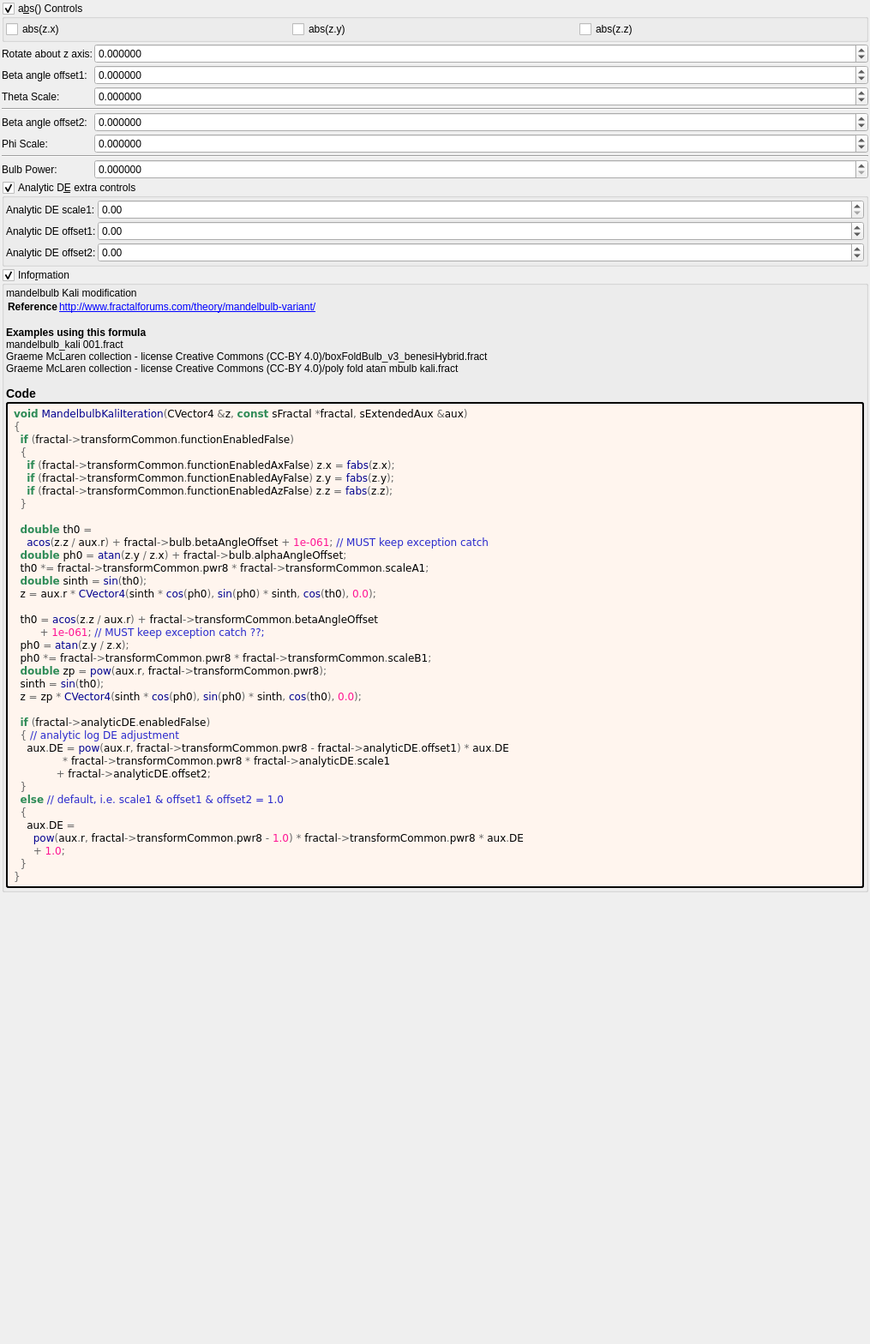
<?xml version="1.0" encoding="UTF-8"?>
<ui version="4.0">
 <class>mandelbulb_kali</class>
 <widget class="QWidget" name="Form">
  <property name="geometry">
   <rect>
    <x>0</x>
    <y>0</y>
    <width>1015</width>
    <height>1568</height>
   </rect>
  </property>
  <property name="windowTitle">
   <string notr="true">mandelbulb_kali</string>
  </property>
  <layout class="QVBoxLayout" name="verticalLayout">
   <property name="spacing">
    <number>2</number>
   </property>
   <property name="leftMargin">
    <number>2</number>
   </property>
   <property name="topMargin">
    <number>2</number>
   </property>
   <property name="rightMargin">
    <number>2</number>
   </property>
   <property name="bottomMargin">
    <number>2</number>
   </property>
   <item>
    <widget class="MyGroupBox" name="groupCheck_transf_function_enabled_false">
     <property name="toolTip">
      <string/>
     </property>
     <property name="title">
      <string>a&amp;bs() Controls</string>
     </property>
     <property name="checkable">
      <bool>true</bool>
     </property>
     <layout class="QVBoxLayout" name="verticalLayout_54">
      <property name="spacing">
       <number>2</number>
      </property>
      <property name="leftMargin">
       <number>2</number>
      </property>
      <property name="topMargin">
       <number>2</number>
      </property>
      <property name="rightMargin">
       <number>2</number>
      </property>
      <property name="bottomMargin">
       <number>2</number>
      </property>
      <item>
       <layout class="QGridLayout" name="gridLayout_2">
        <item row="0" column="1">
         <widget class="MyCheckBox" name="checkBox_transf_function_enabledAy_false">
          <property name="text">
           <string notr="true">abs(z.y)</string>
          </property>
         </widget>
        </item>
        <item row="0" column="0">
         <widget class="MyCheckBox" name="checkBox_transf_function_enabledAx_false">
          <property name="text">
           <string notr="true">abs(z.x)</string>
          </property>
         </widget>
        </item>
        <item row="0" column="2">
         <widget class="MyCheckBox" name="checkBox_transf_function_enabledAz_false">
          <property name="text">
           <string notr="true">abs(z.z)</string>
          </property>
         </widget>
        </item>
       </layout>
      </item>
     </layout>
    </widget>
   </item>
   <item>
    <layout class="QGridLayout" name="gridLayout_76" columnstretch="0,1">
     <property name="spacing">
      <number>2</number>
     </property>
     <item row="5" column="0">
      <widget class="QLabel" name="label_296">
       <property name="text">
        <string>Beta angle offset2:</string>
       </property>
      </widget>
     </item>
     <item row="8" column="0">
      <widget class="QLabel" name="label_294">
       <property name="text">
        <string>Bulb Power:</string>
       </property>
      </widget>
     </item>
     <item row="1" column="1">
      <widget class="MyDoubleSpinBox" name="spinbox_alpha_angle_offset">
       <property name="sizePolicy">
        <sizepolicy hsizetype="Minimum" vsizetype="Maximum">
         <horstretch>0</horstretch>
         <verstretch>0</verstretch>
        </sizepolicy>
       </property>
       <property name="prefix">
        <string/>
       </property>
       <property name="suffix">
        <string/>
       </property>
       <property name="decimals">
        <number>6</number>
       </property>
       <property name="minimum">
        <double>-36000.000000000000000</double>
       </property>
       <property name="maximum">
        <double>36000.000000000000000</double>
       </property>
       <property name="singleStep">
        <double>0.100000000000000</double>
       </property>
      </widget>
     </item>
     <item row="6" column="0">
      <widget class="QLabel" name="label_297">
       <property name="text">
        <string>Phi Scale:</string>
       </property>
      </widget>
     </item>
     <item row="2" column="0">
      <widget class="QLabel" name="label_293">
       <property name="text">
        <string>Beta angle offset1:</string>
       </property>
      </widget>
     </item>
     <item row="3" column="1">
      <widget class="MyDoubleSpinBox" name="spinbox_transf_scaleA_1">
       <property name="sizePolicy">
        <sizepolicy hsizetype="Minimum" vsizetype="Maximum">
         <horstretch>0</horstretch>
         <verstretch>0</verstretch>
        </sizepolicy>
       </property>
       <property name="prefix">
        <string/>
       </property>
       <property name="suffix">
        <string/>
       </property>
       <property name="decimals">
        <number>6</number>
       </property>
       <property name="minimum">
        <double>-5.000000000000000</double>
       </property>
       <property name="maximum">
        <double>5.000000000000000</double>
       </property>
       <property name="singleStep">
        <double>0.100000000000000</double>
       </property>
      </widget>
     </item>
     <item row="2" column="1">
      <widget class="MyDoubleSpinBox" name="spinbox_beta_angle_offset">
       <property name="sizePolicy">
        <sizepolicy hsizetype="Minimum" vsizetype="Maximum">
         <horstretch>0</horstretch>
         <verstretch>0</verstretch>
        </sizepolicy>
       </property>
       <property name="prefix">
        <string/>
       </property>
       <property name="suffix">
        <string/>
       </property>
       <property name="decimals">
        <number>6</number>
       </property>
       <property name="minimum">
        <double>-36000.000000000000000</double>
       </property>
       <property name="maximum">
        <double>36000.000000000000000</double>
       </property>
       <property name="singleStep">
        <double>0.100000000000000</double>
       </property>
      </widget>
     </item>
     <item row="3" column="0">
      <widget class="QLabel" name="label_295">
       <property name="text">
        <string>Theta Scale:</string>
       </property>
      </widget>
     </item>
     <item row="8" column="1">
      <widget class="MyDoubleSpinBox" name="spinbox_transf_pwr_8">
       <property name="sizePolicy">
        <sizepolicy hsizetype="Minimum" vsizetype="Maximum">
         <horstretch>0</horstretch>
         <verstretch>0</verstretch>
        </sizepolicy>
       </property>
       <property name="prefix">
        <string/>
       </property>
       <property name="suffix">
        <string/>
       </property>
       <property name="decimals">
        <number>6</number>
       </property>
       <property name="minimum">
        <double>0.000000000000000</double>
       </property>
       <property name="maximum">
        <double>99.998999999999995</double>
       </property>
       <property name="singleStep">
        <double>0.100000000000000</double>
       </property>
      </widget>
     </item>
     <item row="7" column="0" colspan="2">
      <widget class="Line" name="line_2">
       <property name="orientation">
        <enum>Qt::Horizontal</enum>
       </property>
      </widget>
     </item>
     <item row="6" column="1">
      <widget class="MyDoubleSpinBox" name="spinbox_transf_scaleB_1">
       <property name="sizePolicy">
        <sizepolicy hsizetype="Minimum" vsizetype="Maximum">
         <horstretch>0</horstretch>
         <verstretch>0</verstretch>
        </sizepolicy>
       </property>
       <property name="prefix">
        <string/>
       </property>
       <property name="suffix">
        <string/>
       </property>
       <property name="decimals">
        <number>6</number>
       </property>
       <property name="minimum">
        <double>-5.000000000000000</double>
       </property>
       <property name="maximum">
        <double>5.000000000000000</double>
       </property>
       <property name="singleStep">
        <double>0.100000000000000</double>
       </property>
      </widget>
     </item>
     <item row="4" column="0" colspan="2">
      <widget class="Line" name="line">
       <property name="orientation">
        <enum>Qt::Horizontal</enum>
       </property>
      </widget>
     </item>
     <item row="5" column="1">
      <widget class="MyDoubleSpinBox" name="spinbox_transf_beta_angle_offset">
       <property name="sizePolicy">
        <sizepolicy hsizetype="Minimum" vsizetype="Maximum">
         <horstretch>0</horstretch>
         <verstretch>0</verstretch>
        </sizepolicy>
       </property>
       <property name="prefix">
        <string/>
       </property>
       <property name="suffix">
        <string/>
       </property>
       <property name="decimals">
        <number>6</number>
       </property>
       <property name="minimum">
        <double>-36000.000000000000000</double>
       </property>
       <property name="maximum">
        <double>36000.000000000000000</double>
       </property>
       <property name="singleStep">
        <double>0.100000000000000</double>
       </property>
      </widget>
     </item>
     <item row="1" column="0">
      <widget class="QLabel" name="label_298">
       <property name="text">
        <string>Rotate about z axis:</string>
       </property>
      </widget>
     </item>
    </layout>
   </item>
   <item>
    <widget class="MyGroupBox" name="groupCheck_analyticDE_enabled_false">
     <property name="toolTip">
      <string/>
     </property>
     <property name="title">
      <string>Analytic D&amp;E extra controls</string>
     </property>
     <property name="checkable">
      <bool>true</bool>
     </property>
     <layout class="QVBoxLayout" name="verticalLayout_52">
      <property name="spacing">
       <number>2</number>
      </property>
      <property name="leftMargin">
       <number>2</number>
      </property>
      <property name="topMargin">
       <number>2</number>
      </property>
      <property name="rightMargin">
       <number>2</number>
      </property>
      <property name="bottomMargin">
       <number>2</number>
      </property>
      <item>
       <layout class="QGridLayout" name="gridLayout_26" columnstretch="0,0,1">
        <property name="spacing">
         <number>2</number>
        </property>
        <item row="1" column="2">
         <widget class="MyDoubleSpinBox" name="spinbox_analyticDE_offset_1">
          <property name="sizePolicy">
           <sizepolicy hsizetype="Minimum" vsizetype="Maximum">
            <horstretch>0</horstretch>
            <verstretch>0</verstretch>
           </sizepolicy>
          </property>
          <property name="prefix">
           <string/>
          </property>
          <property name="suffix">
           <string/>
          </property>
          <property name="decimals">
           <number>2</number>
          </property>
          <property name="minimum">
           <double>-36000.000000000000000</double>
          </property>
          <property name="maximum">
           <double>36000.000000000000000</double>
          </property>
          <property name="singleStep">
           <double>0.100000000000000</double>
          </property>
         </widget>
        </item>
        <item row="0" column="2">
         <widget class="MyDoubleSpinBox" name="spinbox_analyticDE_scale_1">
          <property name="sizePolicy">
           <sizepolicy hsizetype="Minimum" vsizetype="Maximum">
            <horstretch>0</horstretch>
            <verstretch>0</verstretch>
           </sizepolicy>
          </property>
          <property name="prefix">
           <string/>
          </property>
          <property name="suffix">
           <string/>
          </property>
          <property name="decimals">
           <number>2</number>
          </property>
          <property name="minimum">
           <double>0.000000000000000</double>
          </property>
          <property name="maximum">
           <double>99.000000000000000</double>
          </property>
          <property name="singleStep">
           <double>0.100000000000000</double>
          </property>
         </widget>
        </item>
        <item row="2" column="1">
         <widget class="QLabel" name="label_178">
          <property name="text">
           <string>Analytic DE offset2:</string>
          </property>
         </widget>
        </item>
        <item row="1" column="1">
         <widget class="QLabel" name="label_177">
          <property name="text">
           <string>Analytic DE offset1:</string>
          </property>
         </widget>
        </item>
        <item row="2" column="2">
         <widget class="MyDoubleSpinBox" name="spinbox_analyticDE_offset_2">
          <property name="sizePolicy">
           <sizepolicy hsizetype="Minimum" vsizetype="Maximum">
            <horstretch>0</horstretch>
            <verstretch>0</verstretch>
           </sizepolicy>
          </property>
          <property name="prefix">
           <string/>
          </property>
          <property name="suffix">
           <string/>
          </property>
          <property name="decimals">
           <number>2</number>
          </property>
          <property name="minimum">
           <double>-36000.000000000000000</double>
          </property>
          <property name="maximum">
           <double>36000.000000000000000</double>
          </property>
          <property name="singleStep">
           <double>0.100000000000000</double>
          </property>
         </widget>
        </item>
        <item row="0" column="1">
         <widget class="QLabel" name="label_176">
          <property name="text">
           <string>Analytic DE scale1:</string>
          </property>
         </widget>
        </item>
       </layout>
      </item>
     </layout>
    </widget>
   </item>
   <item>
    <widget class="MyGroupBox" name="groupCheck_info">
     <property name="title">
      <string>Info&amp;rmation</string>
     </property>
     <property name="flat">
      <bool>false</bool>
     </property>
     <property name="checkable">
      <bool>true</bool>
     </property>
     <layout class="QVBoxLayout" name="verticalLayout_2">
      <property name="spacing">
       <number>2</number>
      </property>
      <property name="leftMargin">
       <number>2</number>
      </property>
      <property name="topMargin">
       <number>2</number>
      </property>
      <property name="rightMargin">
       <number>2</number>
      </property>
      <property name="bottomMargin">
       <number>2</number>
      </property>
      <item>
       <widget class="QLabel" name="label_information_general">
        <property name="text">
         <string notr="true">&lt;p&gt;mandelbulb Kali modification&lt;/p&gt;&lt;table&gt;
&lt;tr&gt;&lt;th&gt;Reference&lt;/th&gt;&lt;td&gt;&lt;a href=&quot;http://www.fractalforums.com/theory/mandelbulb-variant/&quot;&gt;http://www.fractalforums.com/theory/mandelbulb-variant/&lt;br&gt;
&lt;/td&gt;&lt;/tr&gt;
&lt;/table&gt;
&lt;br&gt;&lt;b&gt;Examples using this formula&lt;/b&gt;&lt;br&gt;mandelbulb_kali 001.fract&lt;br&gt;Graeme McLaren  collection - license Creative Commons  (CC-BY 4.0)/boxFoldBulb_v3_benesiHybrid.fract&lt;br&gt;Graeme McLaren  collection - license Creative Commons  (CC-BY 4.0)/poly fold atan mbulb kali.fract&lt;h3&gt;Code&lt;/h3&gt;</string>
        </property>
        <property name="wordWrap">
         <bool>true</bool>
        </property>
        <property name="openExternalLinks">
         <bool>true</bool>
        </property>
        <property name="textInteractionFlags">
         <set>Qt::LinksAccessibleByMouse|Qt::TextSelectableByMouse</set>
        </property>
       </widget>
      </item>
      <item>
       <widget class="QLabel" name="label_code_content">
        <property name="styleSheet">
         <string notr="true">border-style: outset; border-width: 2px; border-radius: 3px; border-color: black; background-color: #fff5ee; padding: 4px;</string>
        </property>
        <property name="text">
         <string notr="true">&lt;body style=&quot;background-color:#fff5ee&quot;&gt;
&lt;pre style=&quot;color:#000000; background-color:#fff5ee;  font-family:'Courier New',monospace;&quot;&gt;&lt;span style=&quot;color:#2e8b57; font-weight:bold&quot;&gt;void&lt;/span&gt; &lt;span style=&quot;color:#00008f&quot;&gt;MandelbulbKaliIteration&lt;/span&gt;&lt;span style=&quot;color:#676767&quot;&gt;(&lt;/span&gt;CVector4 &lt;span style=&quot;color:#676767&quot;&gt;&amp;amp;&lt;/span&gt;z&lt;span style=&quot;color:#676767&quot;&gt;,&lt;/span&gt; &lt;span style=&quot;color:#2e8b57; font-weight:bold&quot;&gt;const&lt;/span&gt; sFractal &lt;span style=&quot;color:#676767&quot;&gt;*&lt;/span&gt;fractal&lt;span style=&quot;color:#676767&quot;&gt;,&lt;/span&gt; sExtendedAux &lt;span style=&quot;color:#676767&quot;&gt;&amp;amp;&lt;/span&gt;aux&lt;span style=&quot;color:#676767&quot;&gt;)&lt;/span&gt;
&lt;span style=&quot;color:#676767&quot;&gt;{&lt;/span&gt;
  &lt;span style=&quot;color:#2e8b57; font-weight:bold&quot;&gt;if&lt;/span&gt; &lt;span style=&quot;color:#676767&quot;&gt;(&lt;/span&gt;fractal&lt;span style=&quot;color:#676767&quot;&gt;-&amp;gt;&lt;/span&gt;transformCommon&lt;span style=&quot;color:#676767&quot;&gt;.&lt;/span&gt;functionEnabledFalse&lt;span style=&quot;color:#676767&quot;&gt;)&lt;/span&gt;
  &lt;span style=&quot;color:#676767&quot;&gt;{&lt;/span&gt;
    &lt;span style=&quot;color:#2e8b57; font-weight:bold&quot;&gt;if&lt;/span&gt; &lt;span style=&quot;color:#676767&quot;&gt;(&lt;/span&gt;fractal&lt;span style=&quot;color:#676767&quot;&gt;-&amp;gt;&lt;/span&gt;transformCommon&lt;span style=&quot;color:#676767&quot;&gt;.&lt;/span&gt;functionEnabledAxFalse&lt;span style=&quot;color:#676767&quot;&gt;)&lt;/span&gt; z&lt;span style=&quot;color:#676767&quot;&gt;.&lt;/span&gt;x &lt;span style=&quot;color:#676767&quot;&gt;=&lt;/span&gt; &lt;span style=&quot;color:#00008f&quot;&gt;fabs&lt;/span&gt;&lt;span style=&quot;color:#676767&quot;&gt;(&lt;/span&gt;z&lt;span style=&quot;color:#676767&quot;&gt;.&lt;/span&gt;x&lt;span style=&quot;color:#676767&quot;&gt;);&lt;/span&gt;
    &lt;span style=&quot;color:#2e8b57; font-weight:bold&quot;&gt;if&lt;/span&gt; &lt;span style=&quot;color:#676767&quot;&gt;(&lt;/span&gt;fractal&lt;span style=&quot;color:#676767&quot;&gt;-&amp;gt;&lt;/span&gt;transformCommon&lt;span style=&quot;color:#676767&quot;&gt;.&lt;/span&gt;functionEnabledAyFalse&lt;span style=&quot;color:#676767&quot;&gt;)&lt;/span&gt; z&lt;span style=&quot;color:#676767&quot;&gt;.&lt;/span&gt;y &lt;span style=&quot;color:#676767&quot;&gt;=&lt;/span&gt; &lt;span style=&quot;color:#00008f&quot;&gt;fabs&lt;/span&gt;&lt;span style=&quot;color:#676767&quot;&gt;(&lt;/span&gt;z&lt;span style=&quot;color:#676767&quot;&gt;.&lt;/span&gt;y&lt;span style=&quot;color:#676767&quot;&gt;);&lt;/span&gt;
    &lt;span style=&quot;color:#2e8b57; font-weight:bold&quot;&gt;if&lt;/span&gt; &lt;span style=&quot;color:#676767&quot;&gt;(&lt;/span&gt;fractal&lt;span style=&quot;color:#676767&quot;&gt;-&amp;gt;&lt;/span&gt;transformCommon&lt;span style=&quot;color:#676767&quot;&gt;.&lt;/span&gt;functionEnabledAzFalse&lt;span style=&quot;color:#676767&quot;&gt;)&lt;/span&gt; z&lt;span style=&quot;color:#676767&quot;&gt;.&lt;/span&gt;z &lt;span style=&quot;color:#676767&quot;&gt;=&lt;/span&gt; &lt;span style=&quot;color:#00008f&quot;&gt;fabs&lt;/span&gt;&lt;span style=&quot;color:#676767&quot;&gt;(&lt;/span&gt;z&lt;span style=&quot;color:#676767&quot;&gt;.&lt;/span&gt;z&lt;span style=&quot;color:#676767&quot;&gt;);&lt;/span&gt;
  &lt;span style=&quot;color:#676767&quot;&gt;}&lt;/span&gt;

  &lt;span style=&quot;color:#2e8b57; font-weight:bold&quot;&gt;double&lt;/span&gt; th0 &lt;span style=&quot;color:#676767&quot;&gt;=&lt;/span&gt;
    &lt;span style=&quot;color:#00008f&quot;&gt;acos&lt;/span&gt;&lt;span style=&quot;color:#676767&quot;&gt;(&lt;/span&gt;z&lt;span style=&quot;color:#676767&quot;&gt;.&lt;/span&gt;z &lt;span style=&quot;color:#676767&quot;&gt;/&lt;/span&gt; aux&lt;span style=&quot;color:#676767&quot;&gt;.&lt;/span&gt;r&lt;span style=&quot;color:#676767&quot;&gt;) +&lt;/span&gt; fractal&lt;span style=&quot;color:#676767&quot;&gt;-&amp;gt;&lt;/span&gt;bulb&lt;span style=&quot;color:#676767&quot;&gt;.&lt;/span&gt;betaAngleOffset &lt;span style=&quot;color:#676767&quot;&gt;+&lt;/span&gt; &lt;span style=&quot;color:#ff1493&quot;&gt;1e-061&lt;/span&gt;&lt;span style=&quot;color:#676767&quot;&gt;;&lt;/span&gt; &lt;span style=&quot;color:#2929cc&quot;&gt;// MUST keep exception catch&lt;/span&gt;
  &lt;span style=&quot;color:#2e8b57; font-weight:bold&quot;&gt;double&lt;/span&gt; ph0 &lt;span style=&quot;color:#676767&quot;&gt;=&lt;/span&gt; &lt;span style=&quot;color:#00008f&quot;&gt;atan&lt;/span&gt;&lt;span style=&quot;color:#676767&quot;&gt;(&lt;/span&gt;z&lt;span style=&quot;color:#676767&quot;&gt;.&lt;/span&gt;y &lt;span style=&quot;color:#676767&quot;&gt;/&lt;/span&gt; z&lt;span style=&quot;color:#676767&quot;&gt;.&lt;/span&gt;x&lt;span style=&quot;color:#676767&quot;&gt;) +&lt;/span&gt; fractal&lt;span style=&quot;color:#676767&quot;&gt;-&amp;gt;&lt;/span&gt;bulb&lt;span style=&quot;color:#676767&quot;&gt;.&lt;/span&gt;alphaAngleOffset&lt;span style=&quot;color:#676767&quot;&gt;;&lt;/span&gt;
  th0 &lt;span style=&quot;color:#676767&quot;&gt;*=&lt;/span&gt; fractal&lt;span style=&quot;color:#676767&quot;&gt;-&amp;gt;&lt;/span&gt;transformCommon&lt;span style=&quot;color:#676767&quot;&gt;.&lt;/span&gt;pwr8 &lt;span style=&quot;color:#676767&quot;&gt;*&lt;/span&gt; fractal&lt;span style=&quot;color:#676767&quot;&gt;-&amp;gt;&lt;/span&gt;transformCommon&lt;span style=&quot;color:#676767&quot;&gt;.&lt;/span&gt;scaleA1&lt;span style=&quot;color:#676767&quot;&gt;;&lt;/span&gt;
  &lt;span style=&quot;color:#2e8b57; font-weight:bold&quot;&gt;double&lt;/span&gt; sinth &lt;span style=&quot;color:#676767&quot;&gt;=&lt;/span&gt; &lt;span style=&quot;color:#00008f&quot;&gt;sin&lt;/span&gt;&lt;span style=&quot;color:#676767&quot;&gt;(&lt;/span&gt;th0&lt;span style=&quot;color:#676767&quot;&gt;);&lt;/span&gt;
  z &lt;span style=&quot;color:#676767&quot;&gt;=&lt;/span&gt; aux&lt;span style=&quot;color:#676767&quot;&gt;.&lt;/span&gt;r &lt;span style=&quot;color:#676767&quot;&gt;*&lt;/span&gt; &lt;span style=&quot;color:#00008f&quot;&gt;CVector4&lt;/span&gt;&lt;span style=&quot;color:#676767&quot;&gt;(&lt;/span&gt;sinth &lt;span style=&quot;color:#676767&quot;&gt;*&lt;/span&gt; &lt;span style=&quot;color:#00008f&quot;&gt;cos&lt;/span&gt;&lt;span style=&quot;color:#676767&quot;&gt;(&lt;/span&gt;ph0&lt;span style=&quot;color:#676767&quot;&gt;),&lt;/span&gt; &lt;span style=&quot;color:#00008f&quot;&gt;sin&lt;/span&gt;&lt;span style=&quot;color:#676767&quot;&gt;(&lt;/span&gt;ph0&lt;span style=&quot;color:#676767&quot;&gt;) *&lt;/span&gt; sinth&lt;span style=&quot;color:#676767&quot;&gt;,&lt;/span&gt; &lt;span style=&quot;color:#00008f&quot;&gt;cos&lt;/span&gt;&lt;span style=&quot;color:#676767&quot;&gt;(&lt;/span&gt;th0&lt;span style=&quot;color:#676767&quot;&gt;),&lt;/span&gt; &lt;span style=&quot;color:#ff1493&quot;&gt;0.0&lt;/span&gt;&lt;span style=&quot;color:#676767&quot;&gt;);&lt;/span&gt;

  th0 &lt;span style=&quot;color:#676767&quot;&gt;=&lt;/span&gt; &lt;span style=&quot;color:#00008f&quot;&gt;acos&lt;/span&gt;&lt;span style=&quot;color:#676767&quot;&gt;(&lt;/span&gt;z&lt;span style=&quot;color:#676767&quot;&gt;.&lt;/span&gt;z &lt;span style=&quot;color:#676767&quot;&gt;/&lt;/span&gt; aux&lt;span style=&quot;color:#676767&quot;&gt;.&lt;/span&gt;r&lt;span style=&quot;color:#676767&quot;&gt;) +&lt;/span&gt; fractal&lt;span style=&quot;color:#676767&quot;&gt;-&amp;gt;&lt;/span&gt;transformCommon&lt;span style=&quot;color:#676767&quot;&gt;.&lt;/span&gt;betaAngleOffset
        &lt;span style=&quot;color:#676767&quot;&gt;+&lt;/span&gt; &lt;span style=&quot;color:#ff1493&quot;&gt;1e-061&lt;/span&gt;&lt;span style=&quot;color:#676767&quot;&gt;;&lt;/span&gt; &lt;span style=&quot;color:#2929cc&quot;&gt;// MUST keep exception catch ??;&lt;/span&gt;
  ph0 &lt;span style=&quot;color:#676767&quot;&gt;=&lt;/span&gt; &lt;span style=&quot;color:#00008f&quot;&gt;atan&lt;/span&gt;&lt;span style=&quot;color:#676767&quot;&gt;(&lt;/span&gt;z&lt;span style=&quot;color:#676767&quot;&gt;.&lt;/span&gt;y &lt;span style=&quot;color:#676767&quot;&gt;/&lt;/span&gt; z&lt;span style=&quot;color:#676767&quot;&gt;.&lt;/span&gt;x&lt;span style=&quot;color:#676767&quot;&gt;);&lt;/span&gt;
  ph0 &lt;span style=&quot;color:#676767&quot;&gt;*=&lt;/span&gt; fractal&lt;span style=&quot;color:#676767&quot;&gt;-&amp;gt;&lt;/span&gt;transformCommon&lt;span style=&quot;color:#676767&quot;&gt;.&lt;/span&gt;pwr8 &lt;span style=&quot;color:#676767&quot;&gt;*&lt;/span&gt; fractal&lt;span style=&quot;color:#676767&quot;&gt;-&amp;gt;&lt;/span&gt;transformCommon&lt;span style=&quot;color:#676767&quot;&gt;.&lt;/span&gt;scaleB1&lt;span style=&quot;color:#676767&quot;&gt;;&lt;/span&gt;
  &lt;span style=&quot;color:#2e8b57; font-weight:bold&quot;&gt;double&lt;/span&gt; zp &lt;span style=&quot;color:#676767&quot;&gt;=&lt;/span&gt; &lt;span style=&quot;color:#00008f&quot;&gt;pow&lt;/span&gt;&lt;span style=&quot;color:#676767&quot;&gt;(&lt;/span&gt;aux&lt;span style=&quot;color:#676767&quot;&gt;.&lt;/span&gt;r&lt;span style=&quot;color:#676767&quot;&gt;,&lt;/span&gt; fractal&lt;span style=&quot;color:#676767&quot;&gt;-&amp;gt;&lt;/span&gt;transformCommon&lt;span style=&quot;color:#676767&quot;&gt;.&lt;/span&gt;pwr8&lt;span style=&quot;color:#676767&quot;&gt;);&lt;/span&gt;
  sinth &lt;span style=&quot;color:#676767&quot;&gt;=&lt;/span&gt; &lt;span style=&quot;color:#00008f&quot;&gt;sin&lt;/span&gt;&lt;span style=&quot;color:#676767&quot;&gt;(&lt;/span&gt;th0&lt;span style=&quot;color:#676767&quot;&gt;);&lt;/span&gt;
  z &lt;span style=&quot;color:#676767&quot;&gt;=&lt;/span&gt; zp &lt;span style=&quot;color:#676767&quot;&gt;*&lt;/span&gt; &lt;span style=&quot;color:#00008f&quot;&gt;CVector4&lt;/span&gt;&lt;span style=&quot;color:#676767&quot;&gt;(&lt;/span&gt;sinth &lt;span style=&quot;color:#676767&quot;&gt;*&lt;/span&gt; &lt;span style=&quot;color:#00008f&quot;&gt;cos&lt;/span&gt;&lt;span style=&quot;color:#676767&quot;&gt;(&lt;/span&gt;ph0&lt;span style=&quot;color:#676767&quot;&gt;),&lt;/span&gt; &lt;span style=&quot;color:#00008f&quot;&gt;sin&lt;/span&gt;&lt;span style=&quot;color:#676767&quot;&gt;(&lt;/span&gt;ph0&lt;span style=&quot;color:#676767&quot;&gt;) *&lt;/span&gt; sinth&lt;span style=&quot;color:#676767&quot;&gt;,&lt;/span&gt; &lt;span style=&quot;color:#00008f&quot;&gt;cos&lt;/span&gt;&lt;span style=&quot;color:#676767&quot;&gt;(&lt;/span&gt;th0&lt;span style=&quot;color:#676767&quot;&gt;),&lt;/span&gt; &lt;span style=&quot;color:#ff1493&quot;&gt;0.0&lt;/span&gt;&lt;span style=&quot;color:#676767&quot;&gt;);&lt;/span&gt;

  &lt;span style=&quot;color:#2e8b57; font-weight:bold&quot;&gt;if&lt;/span&gt; &lt;span style=&quot;color:#676767&quot;&gt;(&lt;/span&gt;fractal&lt;span style=&quot;color:#676767&quot;&gt;-&amp;gt;&lt;/span&gt;analyticDE&lt;span style=&quot;color:#676767&quot;&gt;.&lt;/span&gt;enabledFalse&lt;span style=&quot;color:#676767&quot;&gt;)&lt;/span&gt;
  &lt;span style=&quot;color:#676767&quot;&gt;{&lt;/span&gt; &lt;span style=&quot;color:#2929cc&quot;&gt;// analytic log DE adjustment&lt;/span&gt;
    aux&lt;span style=&quot;color:#676767&quot;&gt;.&lt;/span&gt;DE &lt;span style=&quot;color:#676767&quot;&gt;=&lt;/span&gt; &lt;span style=&quot;color:#00008f&quot;&gt;pow&lt;/span&gt;&lt;span style=&quot;color:#676767&quot;&gt;(&lt;/span&gt;aux&lt;span style=&quot;color:#676767&quot;&gt;.&lt;/span&gt;r&lt;span style=&quot;color:#676767&quot;&gt;,&lt;/span&gt; fractal&lt;span style=&quot;color:#676767&quot;&gt;-&amp;gt;&lt;/span&gt;transformCommon&lt;span style=&quot;color:#676767&quot;&gt;.&lt;/span&gt;pwr8 &lt;span style=&quot;color:#676767&quot;&gt;-&lt;/span&gt; fractal&lt;span style=&quot;color:#676767&quot;&gt;-&amp;gt;&lt;/span&gt;analyticDE&lt;span style=&quot;color:#676767&quot;&gt;.&lt;/span&gt;offset1&lt;span style=&quot;color:#676767&quot;&gt;) *&lt;/span&gt; aux&lt;span style=&quot;color:#676767&quot;&gt;.&lt;/span&gt;DE
               &lt;span style=&quot;color:#676767&quot;&gt;*&lt;/span&gt; fractal&lt;span style=&quot;color:#676767&quot;&gt;-&amp;gt;&lt;/span&gt;transformCommon&lt;span style=&quot;color:#676767&quot;&gt;.&lt;/span&gt;pwr8 &lt;span style=&quot;color:#676767&quot;&gt;*&lt;/span&gt; fractal&lt;span style=&quot;color:#676767&quot;&gt;-&amp;gt;&lt;/span&gt;analyticDE&lt;span style=&quot;color:#676767&quot;&gt;.&lt;/span&gt;scale1
             &lt;span style=&quot;color:#676767&quot;&gt;+&lt;/span&gt; fractal&lt;span style=&quot;color:#676767&quot;&gt;-&amp;gt;&lt;/span&gt;analyticDE&lt;span style=&quot;color:#676767&quot;&gt;.&lt;/span&gt;offset2&lt;span style=&quot;color:#676767&quot;&gt;;&lt;/span&gt;
  &lt;span style=&quot;color:#676767&quot;&gt;}&lt;/span&gt;
  &lt;span style=&quot;color:#2e8b57; font-weight:bold&quot;&gt;else&lt;/span&gt; &lt;span style=&quot;color:#2929cc&quot;&gt;// default, i.e. scale1 &amp;amp; offset1 &amp;amp; offset2 = 1.0&lt;/span&gt;
  &lt;span style=&quot;color:#676767&quot;&gt;{&lt;/span&gt;
    aux&lt;span style=&quot;color:#676767&quot;&gt;.&lt;/span&gt;DE &lt;span style=&quot;color:#676767&quot;&gt;=&lt;/span&gt;
      &lt;span style=&quot;color:#00008f&quot;&gt;pow&lt;/span&gt;&lt;span style=&quot;color:#676767&quot;&gt;(&lt;/span&gt;aux&lt;span style=&quot;color:#676767&quot;&gt;.&lt;/span&gt;r&lt;span style=&quot;color:#676767&quot;&gt;,&lt;/span&gt; fractal&lt;span style=&quot;color:#676767&quot;&gt;-&amp;gt;&lt;/span&gt;transformCommon&lt;span style=&quot;color:#676767&quot;&gt;.&lt;/span&gt;pwr8 &lt;span style=&quot;color:#676767&quot;&gt;-&lt;/span&gt; &lt;span style=&quot;color:#ff1493&quot;&gt;1.0&lt;/span&gt;&lt;span style=&quot;color:#676767&quot;&gt;) *&lt;/span&gt; fractal&lt;span style=&quot;color:#676767&quot;&gt;-&amp;gt;&lt;/span&gt;transformCommon&lt;span style=&quot;color:#676767&quot;&gt;.&lt;/span&gt;pwr8 &lt;span style=&quot;color:#676767&quot;&gt;*&lt;/span&gt; aux&lt;span style=&quot;color:#676767&quot;&gt;.&lt;/span&gt;DE
      &lt;span style=&quot;color:#676767&quot;&gt;+&lt;/span&gt; &lt;span style=&quot;color:#ff1493&quot;&gt;1.0&lt;/span&gt;&lt;span style=&quot;color:#676767&quot;&gt;;&lt;/span&gt;
  &lt;span style=&quot;color:#676767&quot;&gt;}&lt;/span&gt;
&lt;span style=&quot;color:#676767&quot;&gt;}&lt;/span&gt;
&lt;/pre&gt;
&lt;/body&gt;</string>
        </property>
        <property name="wordWrap">
         <bool>true</bool>
        </property>
        <property name="openExternalLinks">
         <bool>true</bool>
        </property>
        <property name="textInteractionFlags">
         <set>Qt::LinksAccessibleByMouse|Qt::TextSelectableByMouse</set>
        </property>
       </widget>
      </item>
     </layout>
    </widget>
   </item>
   <item>
    <spacer name="verticalSpacer">
     <property name="orientation">
      <enum>Qt::Vertical</enum>
     </property>
     <property name="sizeHint" stdset="0">
      <size>
       <width>20</width>
       <height>40</height>
      </size>
     </property>
    </spacer>
   </item>
  </layout>
 </widget>
 <customwidgets>
  <customwidget>
   <class>MyDoubleSpinBox</class>
   <extends>QDoubleSpinBox</extends>
   <header>my_double_spin_box.h</header>
  </customwidget>
  <customwidget>
   <class>MyGroupBox</class>
   <extends>QGroupBox</extends>
   <header>my_group_box.h</header>
   <container>1</container>
  </customwidget>
  <customwidget>
   <class>MyCheckBox</class>
   <extends>QCheckBox</extends>
   <header>my_check_box.h</header>
  </customwidget>
 </customwidgets>
 <tabstops>
  <tabstop>groupCheck_transf_function_enabled_false</tabstop>
  <tabstop>checkBox_transf_function_enabledAx_false</tabstop>
  <tabstop>checkBox_transf_function_enabledAy_false</tabstop>
  <tabstop>checkBox_transf_function_enabledAz_false</tabstop>
  <tabstop>spinbox_alpha_angle_offset</tabstop>
  <tabstop>spinbox_beta_angle_offset</tabstop>
  <tabstop>spinbox_transf_scaleA_1</tabstop>
  <tabstop>spinbox_transf_beta_angle_offset</tabstop>
  <tabstop>spinbox_transf_scaleB_1</tabstop>
  <tabstop>spinbox_transf_pwr_8</tabstop>
  <tabstop>groupCheck_analyticDE_enabled_false</tabstop>
  <tabstop>groupCheck_info</tabstop>
 </tabstops>
 <resources/>
 <connections/>
</ui>
